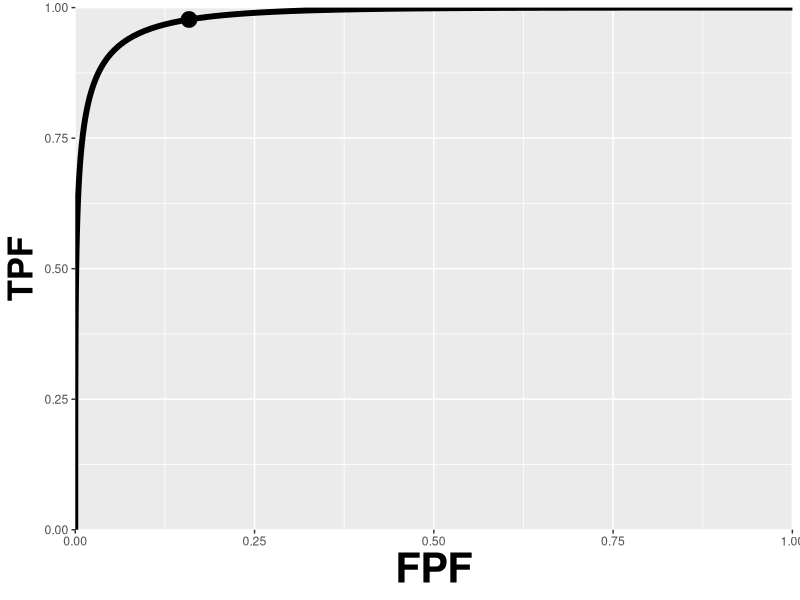

R code for this plot:
# MainAnalyticalROC.R
rm(list = ls())
library(ggplot2)
mu <- 3;zeta <- seq(-4,mu+3,0.05)
FPF <- pnorm(-zeta)
TPF <- pnorm(mu -zeta) 
FPF <- c(1, FPF, 0);TPF <- c(1, TPF, 0)
curveData <- data.frame(FPF = FPF, TPF = TPF)
OpX <- pnorm(-1)
OpY <- pnorm(mu-1)
pointData <- data.frame(FPF = OpX, TPF = OpY)
rocPlot <- ggplot(mapping = aes(x = FPF, y = TPF)) + xlab("FPF")+ ylab("TPF" ) + 
  geom_line(data = curveData, size = 2) + geom_point(data = pointData, size = 5) +
  theme(axis.title.y = element_text(size = 25,face="bold"),
        axis.title.x = element_text(size = 30,face="bold"))  +
  scale_x_continuous(expand = c(0, 0)) + 
  scale_y_continuous(expand = c(0, 0)) 
print(rocPlot)